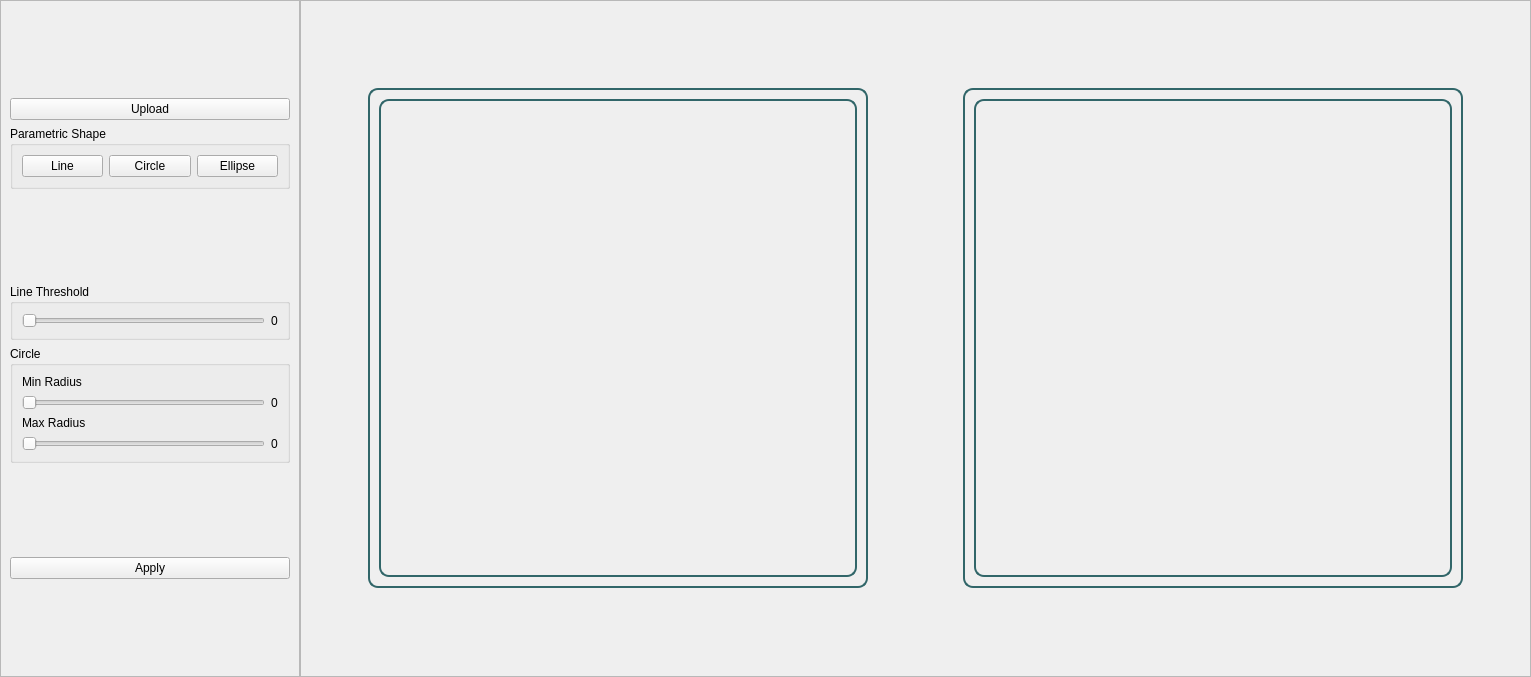
<?xml version="1.0" encoding="UTF-8"?>
<ui version="4.0">
 <class>HoughTransormWidget</class>
 <widget class="QWidget" name="HoughTransormWidget">
  <property name="geometry">
   <rect>
    <x>0</x>
    <y>0</y>
    <width>1531</width>
    <height>677</height>
   </rect>
  </property>
  <property name="windowTitle">
   <string>Form</string>
  </property>
  <layout class="QHBoxLayout" name="horizontalLayout_6">
   <property name="spacing">
    <number>0</number>
   </property>
   <property name="leftMargin">
    <number>0</number>
   </property>
   <property name="topMargin">
    <number>0</number>
   </property>
   <property name="rightMargin">
    <number>0</number>
   </property>
   <property name="bottomMargin">
    <number>0</number>
   </property>
   <item>
    <widget class="QFrame" name="frame_4">
     <property name="maximumSize">
      <size>
       <width>300</width>
       <height>16777215</height>
      </size>
     </property>
     <property name="frameShape">
      <enum>QFrame::StyledPanel</enum>
     </property>
     <property name="frameShadow">
      <enum>QFrame::Raised</enum>
     </property>
     <layout class="QVBoxLayout" name="verticalLayout_4">
      <item>
       <spacer name="verticalSpacer_2">
        <property name="orientation">
         <enum>Qt::Vertical</enum>
        </property>
        <property name="sizeHint" stdset="0">
         <size>
          <width>20</width>
          <height>40</height>
         </size>
        </property>
       </spacer>
      </item>
      <item>
       <widget class="QPushButton" name="uploadImgBtn">
        <property name="text">
         <string>Upload</string>
        </property>
       </widget>
      </item>
      <item>
       <widget class="QGroupBox" name="groupBox">
        <property name="title">
         <string>Parametric Shape</string>
        </property>
        <layout class="QHBoxLayout" name="horizontalLayout">
         <item>
          <widget class="QPushButton" name="lineShapeBtn">
           <property name="text">
            <string>Line</string>
           </property>
          </widget>
         </item>
         <item>
          <widget class="QPushButton" name="circleShapeBtn">
           <property name="text">
            <string>Circle</string>
           </property>
          </widget>
         </item>
         <item>
          <widget class="QPushButton" name="EllipseShapeBtn">
           <property name="text">
            <string>Ellipse</string>
           </property>
          </widget>
         </item>
        </layout>
       </widget>
      </item>
      <item>
       <spacer name="verticalSpacer_3">
        <property name="orientation">
         <enum>Qt::Vertical</enum>
        </property>
        <property name="sizeHint" stdset="0">
         <size>
          <width>20</width>
          <height>40</height>
         </size>
        </property>
       </spacer>
      </item>
      <item>
       <widget class="QGroupBox" name="groupBox_2">
        <property name="title">
         <string>Line Threshold</string>
        </property>
        <layout class="QHBoxLayout" name="horizontalLayout_2">
         <item>
          <widget class="QSlider" name="horizontalSlider">
           <property name="orientation">
            <enum>Qt::Horizontal</enum>
           </property>
          </widget>
         </item>
         <item>
          <widget class="QLabel" name="lineThresholdValue">
           <property name="text">
            <string>0</string>
           </property>
          </widget>
         </item>
        </layout>
       </widget>
      </item>
      <item>
       <widget class="QGroupBox" name="groupBox_3">
        <property name="title">
         <string>Circle</string>
        </property>
        <layout class="QVBoxLayout" name="verticalLayout_3">
         <item>
          <widget class="QLabel" name="label">
           <property name="text">
            <string>Min Radius</string>
           </property>
          </widget>
         </item>
         <item>
          <layout class="QHBoxLayout" name="horizontalLayout_3">
           <item>
            <widget class="QSlider" name="minRadiusSlider">
             <property name="orientation">
              <enum>Qt::Horizontal</enum>
             </property>
            </widget>
           </item>
           <item>
            <widget class="QLabel" name="minRadiusValue">
             <property name="text">
              <string>0</string>
             </property>
            </widget>
           </item>
          </layout>
         </item>
         <item>
          <widget class="QLabel" name="label_2">
           <property name="text">
            <string>Max Radius</string>
           </property>
          </widget>
         </item>
         <item>
          <layout class="QHBoxLayout" name="horizontalLayout_5">
           <item>
            <widget class="QSlider" name="maxRadiusSlider">
             <property name="orientation">
              <enum>Qt::Horizontal</enum>
             </property>
            </widget>
           </item>
           <item>
            <widget class="QLabel" name="maxRadiusValue">
             <property name="text">
              <string>0</string>
             </property>
            </widget>
           </item>
          </layout>
         </item>
        </layout>
       </widget>
      </item>
      <item>
       <spacer name="verticalSpacer">
        <property name="orientation">
         <enum>Qt::Vertical</enum>
        </property>
        <property name="sizeHint" stdset="0">
         <size>
          <width>20</width>
          <height>70</height>
         </size>
        </property>
       </spacer>
      </item>
      <item>
       <widget class="QPushButton" name="applyBtn">
        <property name="text">
         <string>Apply</string>
        </property>
       </widget>
      </item>
      <item>
       <spacer name="verticalSpacer_4">
        <property name="orientation">
         <enum>Qt::Vertical</enum>
        </property>
        <property name="sizeHint" stdset="0">
         <size>
          <width>20</width>
          <height>40</height>
         </size>
        </property>
       </spacer>
      </item>
     </layout>
    </widget>
   </item>
   <item>
    <widget class="QFrame" name="frame_3">
     <property name="frameShape">
      <enum>QFrame::StyledPanel</enum>
     </property>
     <property name="frameShadow">
      <enum>QFrame::Raised</enum>
     </property>
     <layout class="QHBoxLayout" name="horizontalLayout_4">
      <item>
       <widget class="QFrame" name="frame">
        <property name="minimumSize">
         <size>
          <width>500</width>
          <height>500</height>
         </size>
        </property>
        <property name="maximumSize">
         <size>
          <width>500</width>
          <height>500</height>
         </size>
        </property>
        <property name="styleSheet">
         <string notr="true">
           border: 2px solid  #316669;
          border-radius: 10px;
      </string>
        </property>
        <property name="frameShape">
         <enum>QFrame::StyledPanel</enum>
        </property>
        <property name="frameShadow">
         <enum>QFrame::Raised</enum>
        </property>
        <layout class="QVBoxLayout" name="verticalLayout">
         <item>
          <widget class="QLabel" name="imageOriginal">
           <property name="text">
            <string/>
           </property>
          </widget>
         </item>
        </layout>
       </widget>
      </item>
      <item>
       <spacer name="horizontalSpacer_3">
        <property name="orientation">
         <enum>Qt::Horizontal</enum>
        </property>
        <property name="sizeType">
         <enum>QSizePolicy::Minimum</enum>
        </property>
        <property name="sizeHint" stdset="0">
         <size>
          <width>31</width>
          <height>20</height>
         </size>
        </property>
       </spacer>
      </item>
      <item>
       <widget class="QFrame" name="frame_2">
        <property name="minimumSize">
         <size>
          <width>500</width>
          <height>500</height>
         </size>
        </property>
        <property name="maximumSize">
         <size>
          <width>500</width>
          <height>500</height>
         </size>
        </property>
        <property name="styleSheet">
         <string notr="true">
           border: 2px solid  #316669;
          border-radius: 10px;
      </string>
        </property>
        <property name="frameShape">
         <enum>QFrame::StyledPanel</enum>
        </property>
        <property name="frameShadow">
         <enum>QFrame::Raised</enum>
        </property>
        <layout class="QVBoxLayout" name="verticalLayout_2">
         <item>
          <widget class="QLabel" name="imageDetected">
           <property name="text">
            <string/>
           </property>
          </widget>
         </item>
        </layout>
       </widget>
      </item>
     </layout>
    </widget>
   </item>
  </layout>
 </widget>
 <resources/>
 <connections/>
</ui>
